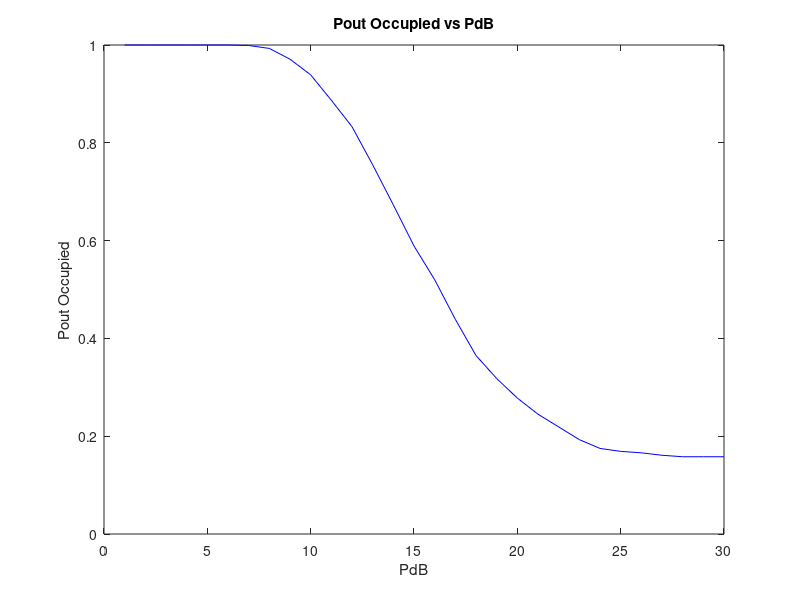
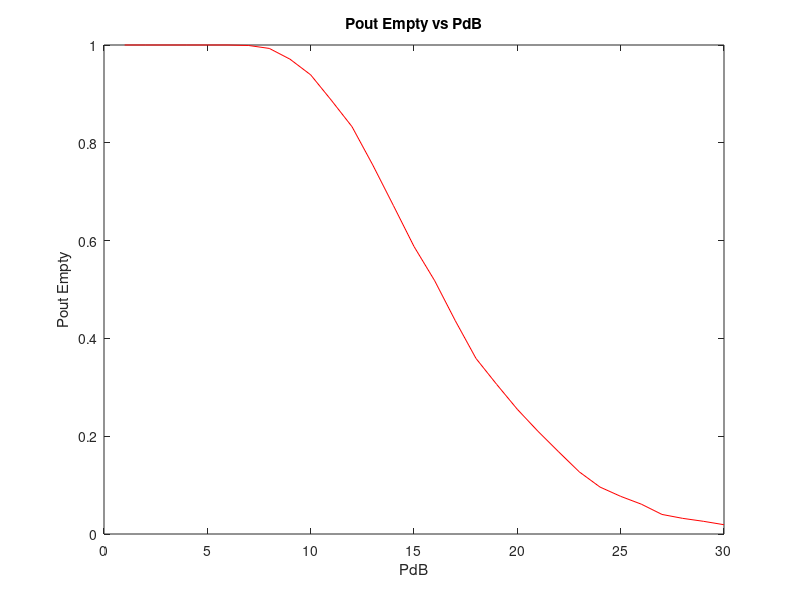
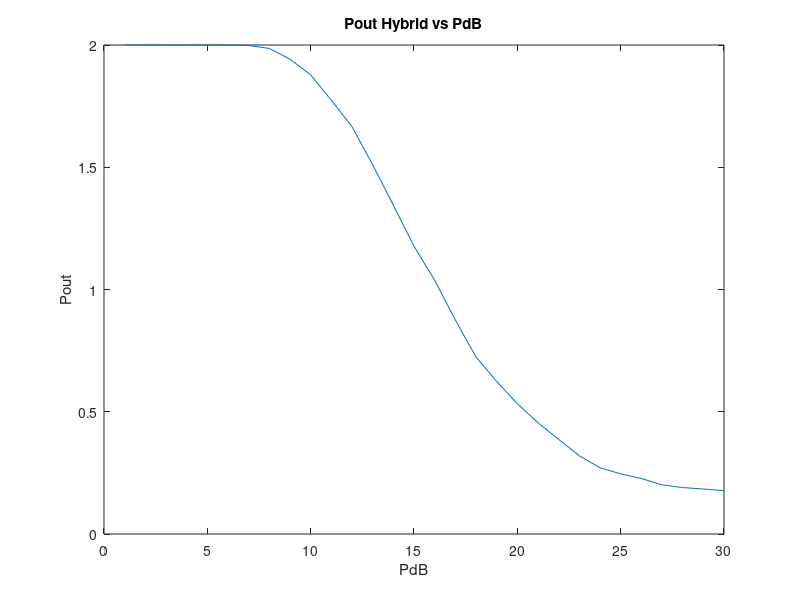
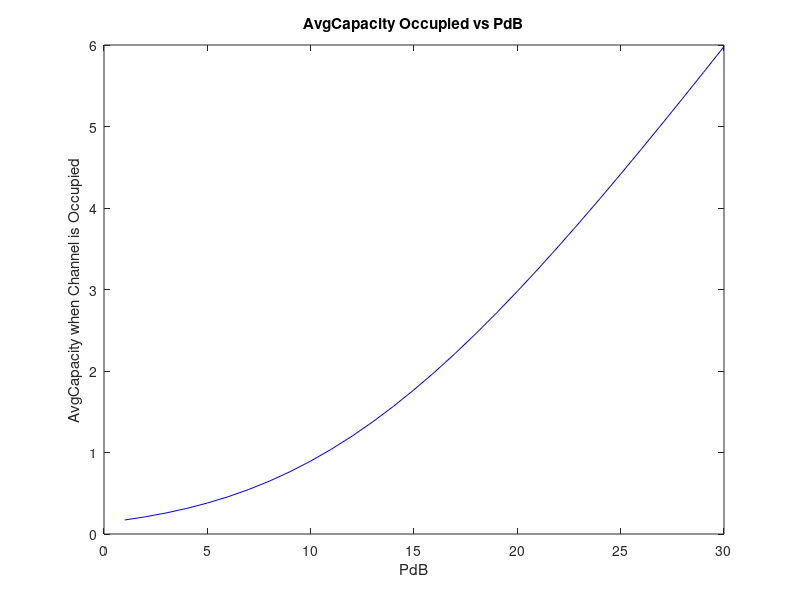

These charts were generated, in order, by the following MATLAB code:
%close all
clc
clear all
%Initialising the count to be equal to 1
count =1;
%initialising outage probability
outage_prob_count=0;
%initialising time index
time_index=0;
SNR_Occupied=[];
SNR_Empty=[];
C_Occupied=[];
Pout_Occ=[];
Throughput_Occ=[];
AvgCapacity_Occ=[];
Pout_Empty=[];
Throughput_Empty=[];
AvgCapacity_Empty=[];
%%% Simulation Parameteres
dSD= 2; % Distance between SS to SD
dSP = 4; % Distance between SS to PD
PL= 3; % Path loss between any two node
iterations= 1000;
C_Empty=[];
TIME=[];
PdB = 0:1:30; % Battery Power at SS
%%% Define the channels
hSD = exprnd(1/dSD^PL, [1, iterations]); % Channel realization between SS to SD
gSP = exprnd(1/dSP^PL, [1, iterations]); % Channel realization between SS to SP
for z = 1:1
    for i = 1:iterations
    %Checking channel occupancy for x Iterations, 
    while count<10
       if count ==1
            N1 = 0 ;
            %%Generating an exponential random number between 1 and 10
            d = makedist('Exponential','mu',5);
            td = d.truncate(1,10)
            x= td.random(1,1);
            N2 = x;
            %%%%%%%%%%%%%%%%%%%%%%%%%%%%
            %Assigning value of N1 and N2 at the successive iterations
        elseif count >=1
            %%%%%Part to generate Poission random number between 0 and 10%%
            lambda = (0+10)/2; % To put the mean in the middle of the range
            d = makedist('poisson', 'lambda', lambda);
        % Truncated Poisson distribution
        %td = d.truncate(0, 10)
        x= floor(d.random(1,1)); % Generate 1 random numbers in the range [0 10]
        %%%%%%%%%%%%%%%%%%%%%%%%%%%%%%%%%%%%%%%
        N1 = N2 + x;
        %New N2 becomes N1 + a exponential random number between 1 and 10
        %%Generating an exponential random number
        d = makedist('Exponential','mu',5);
        %td = d.truncate(1,10)
        x=floor(d.random(1,1));
        % x being a exponential random number between 1 and 10
        N2 = N1 + x;
       end
    %Checking channel after every 4 sec, you can change it as per your convenience
    channel_check_time =3 ;
    %incrementing counter at this stage
    count = count +1;
    %If the last time interval is divisible by channel check time then H1 else channel H0 for empty
    if mod(round(N2), channel_check_time)==0;
        disp('Channel Occupied')
        IdB=3; % Interference constraint at SS
        I=10^(IdB/10);
        No=1;
        SerTime = exprnd(5, [1, iterations]); %Service time of primary network
        %%% Secondary Rate
        Rs_T=2
        for j=1:length(Rs_T)
            Rs=Rs_T(j);
            for i=1:length(PdB)
                In_Var =i;
                P=10^(PdB(i)/10);
                Ps= min(P, I./gSP);
                SNR = Ps.*hSD/No;
                SNR_Occupied=[SNR_Occupied,SNR];
                C = log2(1+SNR); % Allowable capacity by secondary network in underlay
                %C_Occupied = [C_Occupied,C];
                Pout(In_Var)= sum(C<Rs)/iterations; % Outage probablity of the secondary network in underlay                
                T1(In_Var) = Rs*(1-Pout(In_Var)); % Throughput of the secondary network in underlay
                AvgCapacity(In_Var) = sum(C)/iterations;
            end
        end
        Pout_Occ=[Pout_Occ, Pout];
        Throughput_Occ=[Throughput_Occ, T1];
        AvgCapacity_Occ=[AvgCapacity_Occ,AvgCapacity];
        
    else
        No=1;
        %%% Secondary Rate of interweave
        Rs_T=2;       
        for j=1:length(Rs_T)
            Rs=Rs_T(j);
            for i=1:length(PdB)
               In_Var =i;
                P=10^(PdB(i)/10);
                SNR = P.*hSD/No;
                SNR_Empty=[SNR_Empty,SNR];
                C = log2(1+SNR); % Allowable capacity by secondary network in interweave
                %C_Empty = [C_Empty,C];
                Pout(In_Var)= sum(C<Rs)/iterations; % Outage probablity of the secondary network in interweave               
                T2(In_Var) = Rs*(1-Pout(In_Var)); % Throughput of the secondary network in interweave
                AvgCapacity(In_Var) = sum(C)/iterations;
            end
        end
        Pout_Empty=[Pout_Empty, Pout];
        Throughput_Empty=[Throughput_Empty, T2];
        AvgCapacity_Empty=[AvgCapacity_Empty,AvgCapacity];
    end
end 
    end
end
%Graph Analysis
%1. Outage Probability

x1=1:30
figure;
plot(x1,Pout_Occ(1:30),'b');
xlabel('PdB');
ylabel('Pout Occupied');
title('Pout Occupied vs PdB');
figure;
plot(x1,Pout_Empty(1:30),'r');
xlabel('PdB');
ylabel('Pout Empty');
title('Pout Empty vs PdB');
Pout_hybrid = Pout_Occ(1:30)+ Pout_Empty(1:30)
figure;
plot(x1,Pout_hybrid)
xlabel('PdB');
ylabel('Pout');
title('Pout Hybrid vs PdB');

%2. Channel Capacity

x2=1:30
figure;
plot(x2,AvgCapacity(1:30),'b');
xlabel('PdB');
ylabel('AvgCapacity when Channel is Occupied');
title('AvgCapacity Occupied vs PdB');
figure;
plot(x2,AvgCapacity_Empty(1:30),'r');
xlabel('PdB');
ylabel('AvgCapacity Empty');
title('AvgCapacity Empty vs PdB');
AvgCapacity_hybrid = AvgCapacity_Occ(1:30)+ AvgCapacity_Empty(1:30)
figure;
plot(x2,AvgCapacity_hybrid)
xlabel('PdB');
ylabel('AvgCapacity ');
title('AvgCapacity Hybrid vs PdB');



%3. Throughput
x=1:30
figure;
plot(x,Throughput_Occ(1:30),'b');
xlabel('PdB');
ylabel('Throughput Occupied');
title('Throughput Occupied vs PdB');
figure;
plot(x,Throughput_Empty(1:30),'r');
xlabel('PdB');
ylabel('Throughput Empty');
title('Throughput Empty vs PdB');
throughput_hybrid = Throughput_Occ(1:30)+ Throughput_Empty(1:30)
figure;
plot(x,throughput_hybrid)
xlabel('PdB');
ylabel('Throughput ');
title('Throughput Hybrid vs PdB');

% end
% % plot(T1,'y')
% % hold on;
% % plot(2*x^2* T1,'r')
% %Pout1=[Pout_Occ, Pout_Empt,];
% %Throughput1=[Throughput_Occ, Throughput_Empty];
% AvgCapacity1=[AvgCapacity_Occ,AvgCapacity_Empty];
% 
% %Graph Analysis
% figure
% plot(PdB, Pout, 'r');
% title('Outage Probability vs PdB of Interweave');
% xlabel('Pdb');
% ylabel('Outage Probability');
% figure;
% plot(PdB, T2,'b'); 
% title('ThroughPut vs PdB of Interweave');
% xlabel('Pdb');
% ylabel('ThroughPut');
% %hold on
% figure;
% plot(PdB,AvgCapacity,'g');
% title('Average Capacity vs PdB of Interweave');
% xlabel('Pdb');
% ylabel('Average Capacity');
